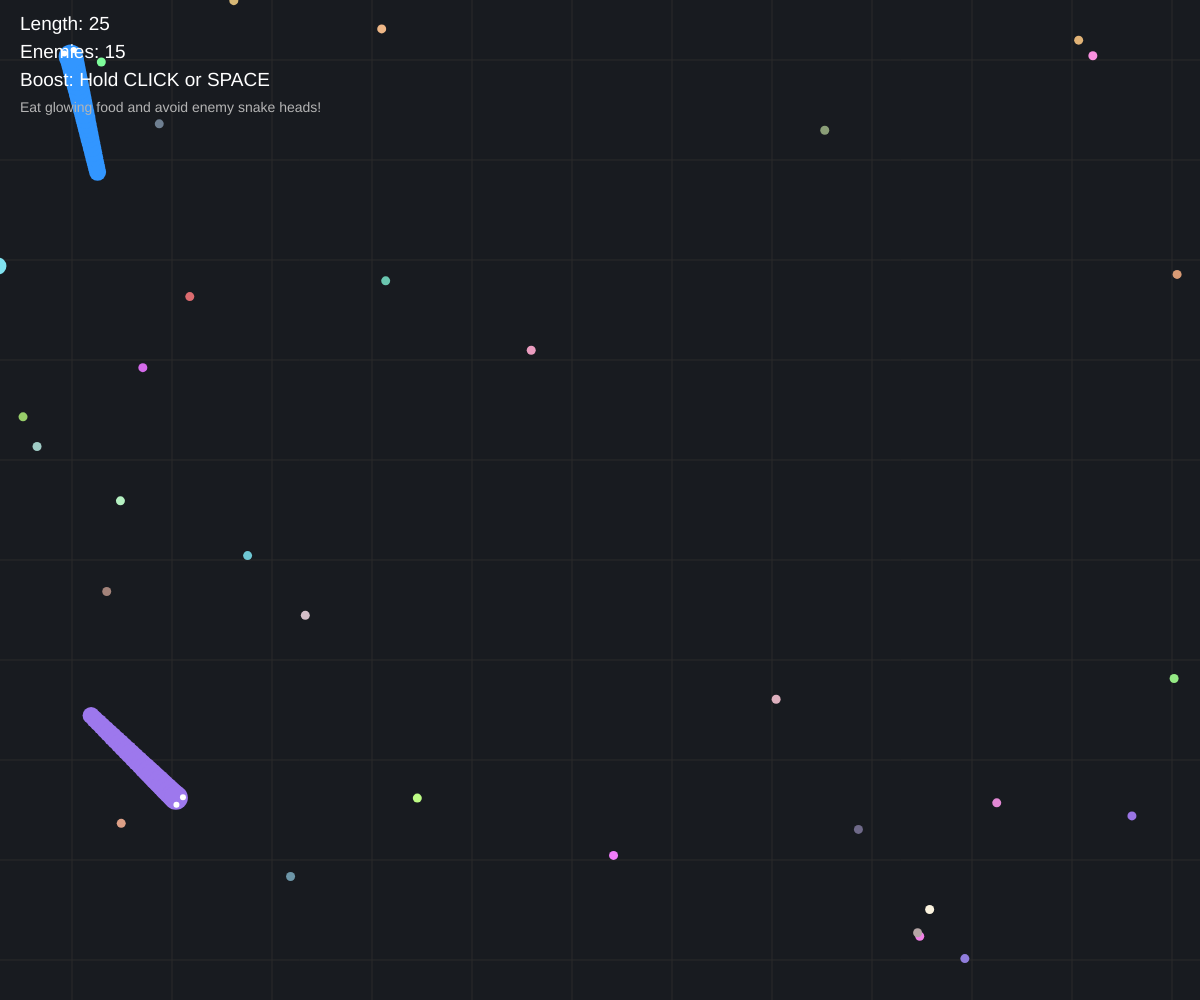
Frame 1 (no input)
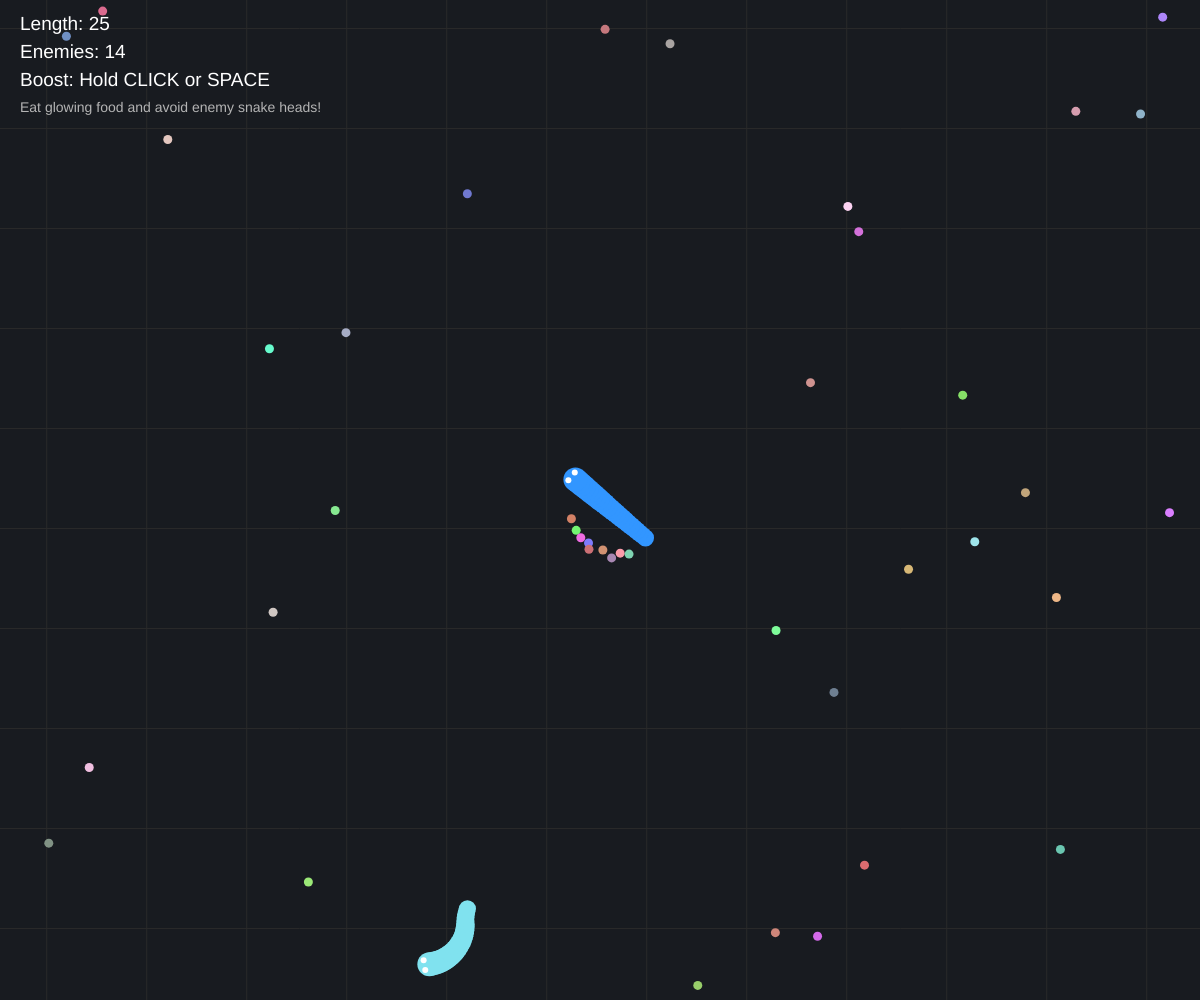
Frame 60 (no input)
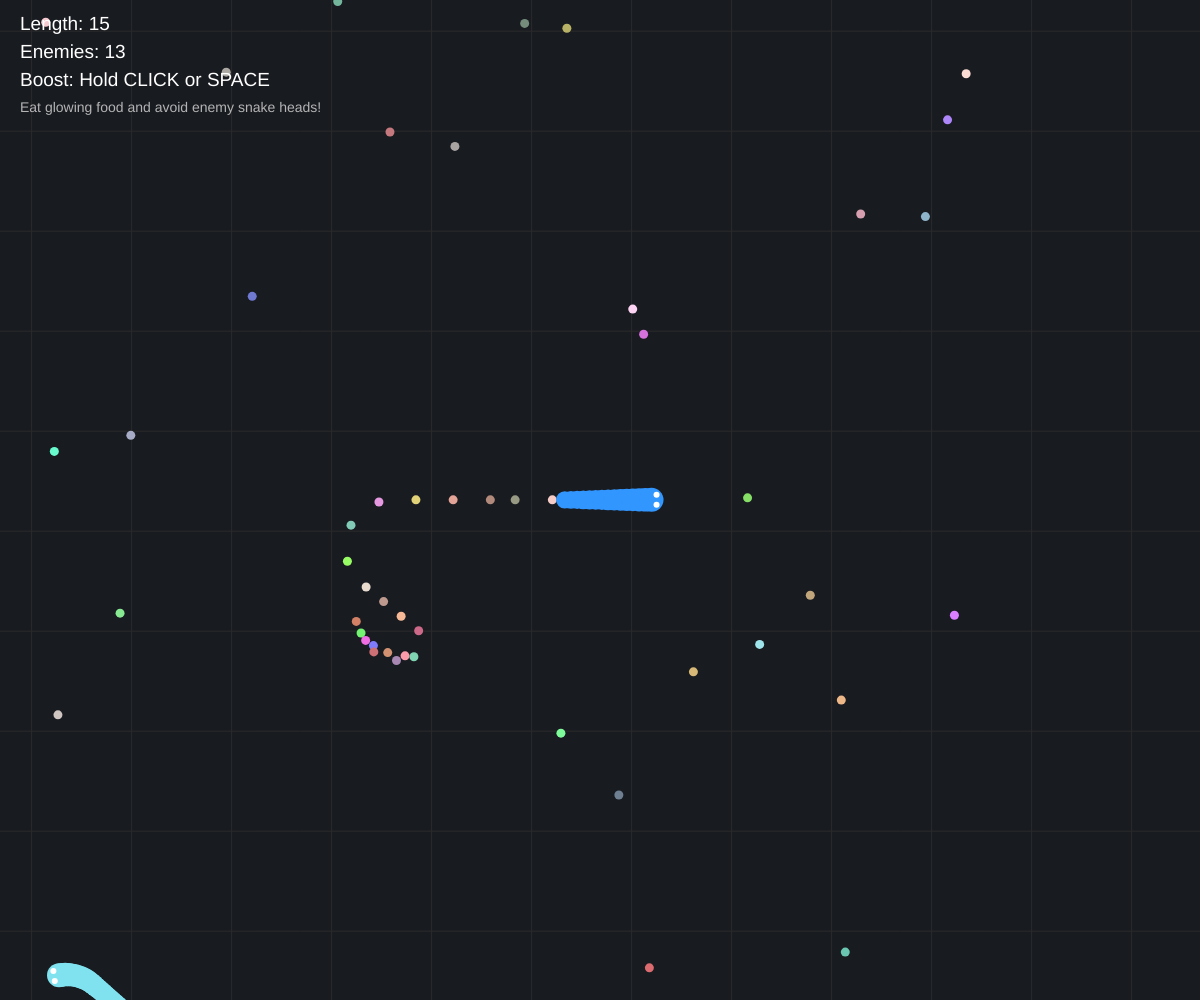
Frame 120 (the mouse pressed at the canvas centre since frame 60)

The p5.js sketch that drew these frames (run headless with seeded random() and noise() and a simulated clock; from frame 60 on, the mouse is pressed at the canvas centre):

// p5.js sketch
// ── sketch.js

let player;
let foods = [];
let aiSnakes = [];

let worldSize = 2500;
let camX = 0;
let camY = 0;

const AI_COUNT = 15;
const INITIAL_FOOD = 700;
const MAX_FOOD = 1000;

let gameOver = false;

function setup() {
  createCanvas(windowWidth, windowHeight);

  player = new Snake(0, 0, color(50, 150, 255), true);

  for (let i = 0; i < AI_COUNT; i++) {
    spawnAI();
  }

  for (let i = 0; i < INITIAL_FOOD; i++) {
    spawnFood();
  }
}

function draw() {
  background(24, 27, 32);

  if (gameOver) {
    drawGameOver();
    return;
  }

  // Camera follows player
  let targetCamX = player.body[0].x - width / 2;
  let targetCamY = player.body[0].y - height / 2;

  camX = lerp(camX, targetCamX, 0.12);
  camY = lerp(camY, targetCamY, 0.12);

  push();
  translate(-camX, -camY);

  drawGrid();
  drawWorldBorder();

  // Update snakes
  player.update();

  for (let ai of aiSnakes) {
    ai.update();
  }

  // Handle collisions
  handleSnakeCollisions();

  // Food
  updateFood();

  // Draw snakes
  for (let ai of aiSnakes) {
    ai.show();
  }

  player.show();

  pop();

  drawHUD();
}

function spawnAI() {
  let x = random(-worldSize + 200, worldSize - 200);
  let y = random(-worldSize + 200, worldSize - 200);

  let c = color(
    random(100, 255),
    random(100, 255),
    random(100, 255)
  );

  aiSnakes.push(new Snake(x, y, c, false));
}

function spawnFood(x, y) {
  if (foods.length >= MAX_FOOD) return;

  if (x === undefined) {
    x = random(-worldSize, worldSize);
    y = random(-worldSize, worldSize);
  }

  foods.push({
    pos: createVector(x, y),
    col: color(
      random(100, 255),
      random(100, 255),
      random(100, 255)
    )
  });
}

function updateFood() {
  for (let i = foods.length - 1; i >= 0; i--) {
    let food = foods[i];
    let eaten = false;

    // Player eating
    if (
      dist(
        player.body[0].x,
        player.body[0].y,
        food.pos.x,
        food.pos.y
      ) < player.radius + 7
    ) {
      player.length += 2;
      eaten = true;
    }

    // AI eating
    if (!eaten) {
      for (let ai of aiSnakes) {
        if (!ai.alive) continue;

        if (
          dist(
            ai.body[0].x,
            ai.body[0].y,
            food.pos.x,
            food.pos.y
          ) < ai.radius + 7
        ) {
          ai.length += 2;
          eaten = true;
          break;
        }
      }
    }

    if (eaten) {
      foods.splice(i, 1);
      spawnFood();
    } else {
      noStroke();
      fill(food.col);
      circle(food.pos.x, food.pos.y, 9);
    }
  }
}

function handleSnakeCollisions() {
  // Player hits world boundary
  let p = player.body[0];

  if (
    abs(p.x) > worldSize ||
    abs(p.y) > worldSize
  ) {
    gameOver = true;
    return;
  }

  // Player hits enemy bodies
  for (let ai of aiSnakes) {
    if (!ai.alive) continue;

    if (checkHeadBodyCollision(player, ai)) {
      gameOver = true;
      return;
    }

    // Enemy hits player body
    if (checkHeadBodyCollision(ai, player)) {
      killSnake(ai);
    }
  }

  // Enemy vs enemy collisions
  for (let i = 0; i < aiSnakes.length; i++) {
    let a = aiSnakes[i];

    if (!a.alive) continue;

    for (let j = 0; j < aiSnakes.length; j++) {
      if (i === j) continue;

      let b = aiSnakes[j];

      if (!b.alive) continue;

      if (checkHeadBodyCollision(a, b)) {
        killSnake(a);
        break;
      }
    }
  }
}

function checkHeadBodyCollision(headSnake, bodySnake) {
  let head = headSnake.body[0];

  // Skip first few body segments
  for (let i = 5; i < bodySnake.body.length; i += 2) {
    let segment = bodySnake.body[i];

    if (
      dist(head.x, head.y, segment.x, segment.y) <
      headSnake.radius + bodySnake.radius - 3
    ) {
      return true;
    }
  }

  return false;
}

function killSnake(snake) {
  if (!snake.alive) return;

  snake.alive = false;

  // Turn dead body into food
  for (let i = 0; i < snake.body.length; i += 3) {
    let segment = snake.body[i];

    spawnFood(
      segment.x + random(-5, 5),
      segment.y + random(-5, 5)
    );
  }

  snake.respawnTimer = frameCount + 120;
}

function drawWorldBorder() {
  noFill();
  stroke(180, 80, 80);
  strokeWeight(5);
  rect(-worldSize, -worldSize, worldSize * 2, worldSize * 2);
}

function drawGrid() {
  stroke(42);
  strokeWeight(1);

  for (let x = -worldSize; x <= worldSize; x += 100) {
    line(x, -worldSize, x, worldSize);
  }

  for (let y = -worldSize; y <= worldSize; y += 100) {
    line(-worldSize, y, worldSize, y);
  }
}

function drawHUD() {
  fill(255);
  noStroke();

  textSize(19);
  textAlign(LEFT);

  text("Length: " + player.length, 20, 30);
  text("Enemies: " + aiSnakes.filter(s => s.alive).length, 20, 58);
  text("Boost: Hold CLICK or SPACE", 20, 86);

  textSize(14);
  fill(180);
  text("Eat glowing food and avoid enemy snake heads!", 20, 112);
}

function drawGameOver() {
  background(15, 18, 25);

  fill(255, 70, 70);
  textAlign(CENTER, CENTER);
  textSize(55);
  text("GAME OVER", width / 2, height / 2 - 50);

  fill(255);
  textSize(22);
  text(
    "Final Length: " + player.length,
    width / 2,
    height / 2 + 10
  );

  textSize(18);
  text("Click to restart", width / 2, height / 2 + 60);
}

function mousePressed() {
  if (gameOver) {
    foods = [];
    aiSnakes = [];
    gameOver = false;

    player = new Snake(0, 0, color(50, 150, 255), true);

    for (let i = 0; i < AI_COUNT; i++) {
      spawnAI();
    }

    for (let i = 0; i < INITIAL_FOOD; i++) {
      spawnFood();
    }
  }
}

class Snake {
  constructor(x, y, col, isPlayer) {
    this.body = [];

    this.length = 25;
    this.radius = 12;

    this.baseSpeed = isPlayer ? 3.8 : 3.1;
    this.boostSpeed = 6.2;

    this.col = col;
    this.isPlayer = isPlayer;

    this.angle = random(TWO_PI);
    this.targetAngle = this.angle;

    this.alive = true;
    this.respawnTimer = 0;

    this.turnSpeed = isPlayer ? 0.13 : 0.075;

    this.aiState = "wander";
    this.stateTimer = 0;

    this.target = null;

    for (let i = 0; i < this.length; i++) {
      this.body.push(
        createVector(
          x - cos(this.angle) * i * 5,
          y - sin(this.angle) * i * 5
        )
      );
    }
  }

  update() {
    if (!this.alive) {
      if (frameCount >= this.respawnTimer) {
        this.respawn();
      }
      return;
    }

    if (this.isPlayer) {
      this.playerControl();
    } else {
      this.aiControl();
    }

    // Smooth turning
    let diff = atan2(
      sin(this.targetAngle - this.angle),
      cos(this.targetAngle - this.angle)
    );

    this.angle += constrain(
      diff,
      -this.turnSpeed,
      this.turnSpeed
    );

    let speed = this.baseSpeed;

    if (this.isPlayer) {
      if (
        (mouseIsPressed || keyIsDown(32)) &&
        this.length > 12
      ) {
        speed = this.boostSpeed;

        if (frameCount % 5 === 0) {
          this.length--;

          // Boosting leaves food behind
          let tail = this.body[this.body.length - 1];

          if (tail) {
            spawnFood(tail.x, tail.y);
          }
        }
      }
    }

    // Move head
    let head = createVector(
      this.body[0].x + cos(this.angle) * speed,
      this.body[0].y + sin(this.angle) * speed
    );

    this.body.unshift(head);

    // Remove excess body segments
    while (this.body.length > this.length) {
      this.body.pop();
    }
  }

  playerControl() {
    let mx = mouseX - width / 2;
    let my = mouseY - height / 2;

    this.targetAngle = atan2(my, mx);
  }

  aiControl() {
    this.stateTimer--;

    let head = this.body[0];

    let nearestFood = null;
    let nearestFoodDist = Infinity;

    // Find nearby food
    for (let food of foods) {
      let d = dist(
        head.x,
        head.y,
        food.pos.x,
        food.pos.y
      );

      if (d < nearestFoodDist && d < 550) {
        nearestFoodDist = d;
        nearestFood = food;
      }
    }

    let playerHead = player.body[0];

    let playerDist = dist(
      head.x,
      head.y,
      playerHead.x,
      playerHead.y
    );

    // Decide AI behavior
    if (playerDist < 450 && random() < 0.035) {
      this.aiState = "hunt";
      this.stateTimer = 100;
    } else if (nearestFood && random() < 0.04) {
      this.aiState = "food";
      this.target = nearestFood.pos.copy();
      this.stateTimer = 100;
    } else if (this.stateTimer <= 0) {
      this.aiState = "wander";
      this.stateTimer = random(60, 150);
    }

    // Boundary avoidance
    let boundaryX = worldSize - head.x;
    let boundaryY = worldSize - head.y;

    if (head.x > worldSize - 200) {
      this.targetAngle = PI;
    } else if (head.x < -worldSize + 200) {
      this.targetAngle = 0;
    } else if (head.y > worldSize - 200) {
      this.targetAngle = -HALF_PI;
    } else if (head.y < -worldSize + 200) {
      this.targetAngle = HALF_PI;
    } else if (this.aiState === "hunt") {
      // Chase the player
      this.targetAngle = atan2(
        playerHead.y - head.y,
        playerHead.x - head.x
      );
    } else if (this.aiState === "food" && this.target) {
      // Seek food
      this.targetAngle = atan2(
        this.target.y - head.y,
        this.target.x - head.x
      );
    } else {
      // Wander
      this.targetAngle += random(-0.08, 0.08);
    }

    // Avoid other snake bodies
    let avoidance = createVector(0, 0);

    for (let other of [player, ...aiSnakes]) {
      if (other === this || !other.alive) continue;

      for (let i = 4; i < other.body.length; i += 5) {
        let segment = other.body[i];

        let d = dist(
          head.x,
          head.y,
          segment.x,
          segment.y
        );

        if (d < 75 && d > 0) {
          let force = createVector(
            head.x - segment.x,
            head.y - segment.y
          );

          force.normalize();
          force.mult((75 - d) / 75);

          avoidance.add(force);
        }
      }
    }

    if (avoidance.mag() > 0.1) {
      let avoidAngle = atan2(
        avoidance.y,
        avoidance.x
      );

      this.targetAngle = lerpAngle(
        this.targetAngle,
        avoidAngle,
        0.65
      );
    }
  }

  respawn() {
    let x = random(-worldSize + 300, worldSize - 300);
    let y = random(-worldSize + 300, worldSize - 300);

    this.body = [];

    for (let i = 0; i < this.length; i++) {
      this.body.push(
        createVector(
          x - cos(this.angle) * i * 5,
          y - sin(this.angle) * i * 5
        )
      );
    }

    this.length = 25;
    this.angle = random(TWO_PI);
    this.targetAngle = this.angle;

    this.alive = true;
    this.aiState = "wander";
    this.target = null;
  }

  show() {
    if (!this.alive) return;

    // Draw body from tail to head
    for (let i = this.body.length - 1; i >= 0; i--) {
      let segment = this.body[i];

      let size = this.radius * 2;

      // Slightly taper tail
      size *= map(i, 0, this.body.length, 1, 0.7);

      noStroke();
      fill(this.col);

      circle(segment.x, segment.y, size);

      // Eye details
      if (i === 0) {
        fill(255);

        let eyeOffsetX = cos(this.angle + HALF_PI) * 5;
        let eyeOffsetY = sin(this.angle + HALF_PI) * 5;

        circle(
          segment.x + eyeOffsetX + cos(this.angle) * 5,
          segment.y + eyeOffsetY + sin(this.angle) * 5,
          6
        );

        circle(
          segment.x - eyeOffsetX + cos(this.angle) * 5,
          segment.y - eyeOffsetY + sin(this.angle) * 5,
          6
        );
      }
    }
  }
}

function lerpAngle(a, b, amount) {
  let diff = atan2(
    sin(b - a),
    cos(b - a)
  );

  return a + diff * amount;
}

function windowResized() {
  resizeCanvas(windowWidth, windowHeight);
}

// ── style.css
html, body {
  margin: 0;
  padding: 0;
  overflow: hidden;
  background-color: #1e1e1e;
}

canvas {
  display: block;
}
